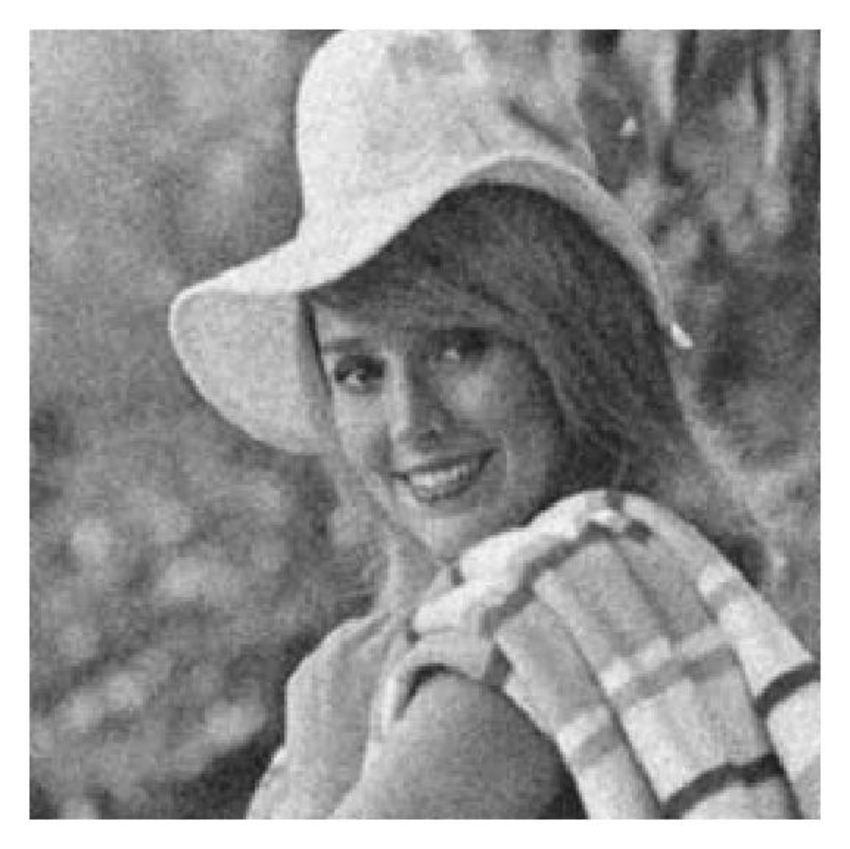
#> input picture noisy image.png, 850 x 849 px, given as the content of the folder dataset/, which was not available
$ jupyter execute --allow-errors Mikail_Achmad_542370_Detection_Tutorial.ipynb   (text cells are left out)
#> lines starting #> are read from the running program, lines starting #| are printed output that depends on the picture; after the words box and inside, x2 and y2 are one past the last pixel; in counts of white or black regions, pixels touching at a corner belong together; pictures that were not available may be replaced by others from this repository, and a replacement may not be noted
#> in load_image, image is the input picture: shape (849, 850, 3); min 21, max 255, mean 152.2
[cell 1]
print("Name: Mikail Achmad")
print("ID Number: 24/542370/PA/23026")

[cell 2]
import numpy as np
import matplotlib.pyplot as plt
import os
import cv2
import wget
import zipfile

[cell 3]
wget.download("https://drive.google.com/uc?export=download&id=1IMCE-y6zrE8j4ZE-JwlElN5bhQ8xf_Kf", "dataset.zip")

[cell 4]
zip_path = "dataset.zip"
extract_to = "./"

#> (the rest of this cell did not finish here and is left out)

[cell 5]
def load_image(image_path):
  image = cv2.imread(image_path)
  if image is None:
    print('Error: Could not load image.')
    return None, None
  Gray = cv2.imread(image_path, cv2.IMREAD_GRAYSCALE)
  image = cv2.cvtColor(image,cv2.COLOR_BGR2RGB)
  return image, Gray

[cell 6]
from skimage.feature import hog

# HOG / image params
ORIENTATIONS = 9
PIXELS_PER_CELL = (8, 8)
CELLS_PER_BLOCK = (2, 2)

def extract_hog_features(image_gray):
  features, hog_image = hog(
      image_gray,
      orientations=ORIENTATIONS,
      pixels_per_cell=PIXELS_PER_CELL,
      cells_per_block=CELLS_PER_BLOCK,
      block_norm='L2-Hys',
      visualize=True,
      feature_vector=True
  )
  return features, hog_image

# Ganti ke LBP

[cell 7]
def crop_half_image(img, bottom=True):
#> called with bottom = True
  h = img.shape[0]
#> h = 849
  mid = h // 2
#> mid = 424
  if bottom:
    cropped = img[mid:, :]
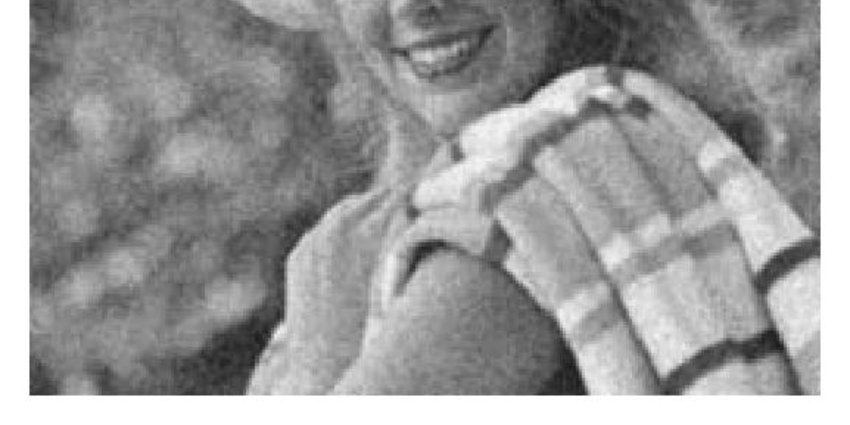
#> cropped: shape (425, 850); min 21, max 255, mean 155.2
  else:
    cropped = img[:mid, :]
  return cropped

[cell 8]
dataset_dir = 'dataset/'
IMAGE_SIZE = (64,64)
X = []
y = []
hog_img =[]
for root, dirs, files in os.walk(dataset_dir):
  print(root, dirs, files)
  for f in files:
    _, image_gray = load_image(os.path.join(root, f))
    img_crop = crop_half_image(image_gray, bottom=True)
    # jika crop menghasilkan area kosong atau sangat kecil, fallback ke citra penuh
    if img_crop is None or img_crop.size == 0 or img_crop.shape[0] < 4 or img_crop.shape[1] < 4:
      img_crop = image_gray # fallback
      # optional: print warning
      print(f"[WARN] Crop menghasilkan area kecil untuk {files}, menggunakan citra penuh.")
    roi_resized = cv2.resize(img_crop, IMAGE_SIZE, interpolation=cv2.INTER_AREA)
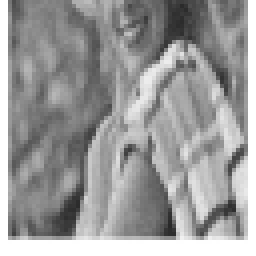
#> roi_resized: shape (64, 64) (shown 4 times larger); min 41, max 255, mean 155.2
    hog_feature, hog_maps = extract_hog_features(roi_resized)
#> in extract_hog_features, `features, hog_image = hog( image_gray, orientations=ORIENTATIONS, pixe..`: features = 1764 values, max 0.438 at index 0, min 0 at index 5, mean 0.129
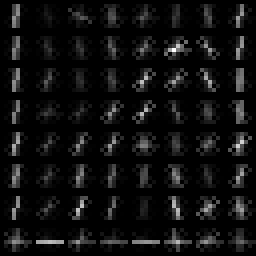
#> hog_maps: shape (64, 64) float64 (shown 4 times larger); min 0, max 60.95, mean 3.8; drawn with min black and max white
#> hog_feature has the same summary as features in extract_hog_features
    if hog_feature is None:
      continue
    hog_img.append(hog_maps)
    X.append(hog_feature)
    if root.split('/')[-1]=="without_mask":
      y.append(0)
    else:
      y.append(1)
# Move array conversion outside the loop
X = np.array(X)
y = np.array(y)
print(f"[INFO] Total sampel fitur: {X.shape[0]}, dimensi fitur: {X.shape[1]}")
#| [INFO] Total sampel fitur: 1, dimensi fitur: 1764

[cell 9]
from sklearn.model_selection import train_test_split

TEST_SIZE = 0.2
RANDOM_STATE = 42

#> (the rest of this cell did not finish here and is left out)

[cell 10]
from skimage import exposure

ncol = 4
nrow = 8
fig, axes = plt.subplots(nrow, ncol, figsize=(10, 2.5*nrow),subplot_kw={'xticks':[], 'yticks':[]})
#> (the rest of this cell did not finish here and is left out)

[cell 11]
from sklearn.preprocessing import StandardScaler
from sklearn.svm import SVC
from sklearn.metrics import classification_report, confusion_matrix

# scale fitur
scaler = StandardScaler()
#> (the rest of this cell did not finish here and is left out)

#> (a cell that did not finish here is left out)

[cell 13]
import joblib
MODEL_PATH = "svm_mas_200_bottom_half.pkl"
# simpan model + scaler
#> (the rest of this cell did not finish here and is left out)

[cell 14]
face_cascade = cv2.CascadeClassifier(cv2.data.haarcascades + 'haarcascade_frontalface_default.xml')

[cell 15]
def detect_faces(image_gray, scale_factor=1.1, min_neighbors=5, min_size=(30, 30)):
  faces = face_cascade.detectMultiScale(
      image_gray,
      scaleFactor=scale_factor,
      minNeighbors=min_neighbors,
      minSize=min_size
  )
  return faces

[cell 16]
def crop_faces(image_gray, faces, return_all=False):
  cropped_faces = []
  selected_faces = []
  if len(faces) > 0:
    if return_all:
      for x, y, w, h in faces:
        selected_faces.append((x, y, w, h))
        cropped_faces.append(image_gray[y:y+h, x:x+w])
    else:
      x, y, w, h = max(faces, key=lambda rect: rect[2] * rect[3])
      selected_faces.append((x, y, w, h))
      cropped_faces.append(image_gray[y:y+h, x:x+w])
  return cropped_faces, selected_faces

[cell 17]
def feature_extraction_for_test(image_gray):
  features, hog_maps = [],[]
  faces = detect_faces(image_gray)
  cropped_face, _ = crop_faces(image_gray, faces)
  if cropped_face is None:
    print("wajah tidak terdeteksi..")
    return features, hog_maps
  else:
    img_crop = crop_half_image(cropped_face[0], bottom=True)
    # jika crop menghasilkan area kosong atau sangat kecil, fallback ke citra penuh
    if img_crop is None or img_crop.size == 0 or img_crop.shape[0]<4 or img_crop.shape[1]<4:
      img_crop = cropped_face[0] # fallback
      # optional: print warning
      print(f"[WARN] Crop menghasilkan area kecil untuk {files}, menggunakan citra penuh.")
    roi_resized = cv2.resize(img_crop, IMAGE_SIZE, interpolation=cv2.INTER_AREA)
    features, hog_maps = extract_hog_features(roi_resized)
    features = np.array(features)
    features = features.reshape(1, -1)
    return features, hog_maps

[cell 18]
import joblib
# [17 lines left out: function predict_image, not called in this run]

[cell 19]
# [40 lines left out: functions draw_text, draw_result, not called in this run]

[cell 20]
TESTING_IMAGE = "testing/mask1.png"
hog_feature, hog_maps = [],[]
image_rgb, image_gray = load_image(TESTING_IMAGE)
#> call 2 of load_image, with image_path = 'testing/mask1.png'
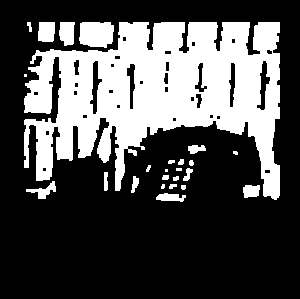
#> input picture salt and pepper Morfologi.png, 300 x 299 px, given in place of mask1.png, which was not available
#> in load_image, image is the input picture: shape (299, 300, 3); 31.5% white; 25 white regions (5 under 20 px), largest, box (x1, y1, x2, y2) and area: (24, 22, 280, 200) 25652, (79, 22, 114, 48) 786, (38, 22, 55, 42) 318
#> (the rest of this cell did not finish here and is left out)

#> in detect_faces, `faces = face_cascade.detectMultiScale( image_gray, scaleFactor=scale_f..`: faces = ()
#> in feature_extraction_for_test, `cropped_face, _ = crop_faces(image_gray, faces)`: cropped_face = []
#> `faces = face_cascade.detectMultiScale(gray, 1.1, 5, minSize=(60,60))`: faces = [[674, 99, 104, 104]]
result_image = predict_image(image_rgb, hog_feature, MODEL_PATH)
plt.imshow(result_image)

[cell 21]
import cv2
import joblib
from skimage.feature import hog

# ------- KONFIG -------
FACE_CASCADE = "haarcascade_frontalface_default.xml"
NOSE_CASCADE = "haarcascade_mcs_nose.xml"
MODEL_FILE = "svm_mask_200_bottom_half.pkl"
VIDEO_SRC = 0

IMAGE_SIZE = (64, 64)
HOG_PARAMS = dict(orientations=9, pixels_per_cell=(8,8), cells_per_block=(2,2),
                  block_norm='L2-Hys', visualize=False, feature_vector=True)

#> (a cell that did not finish here is left out)

[cell 23]
def extract_hog(img):
  return hog(img, **HOG_PARAMS).reshape(1, -1)

# [10 lines left out: function predict_from_roi, not called in this run]

[cell 24]
cap = cv2.VideoCapture(VIDEO_SRC)

#> (a cell that did not finish here is left out)

[cell 26]
# ------- BACA VIDEO -------
cap = cv2.VideoCapture(VIDEO_SRC)

#> (the rest of this cell did not finish here and is left out)

[cell 27]
import numpy as np
import matplotlib.pyplot as plt
import os
import cv2
import wget
import zipfile
from skimage.feature import hog, local_binary_pattern # local_binary_pattern added
from skimage import exposure
from sklearn.model_selection import train_test_split
from sklearn.preprocessing import StandardScaler
from sklearn.svm import SVC
from sklearn.metrics import classification_report, confusion_matrix
import joblib

# Global configurations
IMAGE_SIZE = (64, 64)
# LBP parameters (NEW)
LBP_RADIUS = 3
LBP_N_POINTS = 8 * LBP_RADIUS # A common choice for uniform LBP

RANDOM_STATE = 42
MODEL_PATH = "lbp_mas_200_bottom_half_lbp.pkl" # Changed model name to reflect LBP
dataset_dir = 'dataset/'

[cell 28]
def load_image(image_path):
  image = cv2.imread(image_path)
  if image is None:
    print(f'Error: Could not load image at {image_path}.')
    return None, None
  Gray = cv2.imread(image_path, cv2.IMREAD_GRAYSCALE)
  image = cv2.cvtColor(image,cv2.COLOR_BGR2RGB)
  return image, Gray

def extract_lbp_features(image_gray):
  # Compute LBP image using 'uniform' method
  lbp_image = local_binary_pattern(image_gray, LBP_N_POINTS, LBP_RADIUS, method='uniform')
  # Compute histogram of the LBP image as the feature vector
  n_bins = int(lbp_image.max() + 1)
  hist, _ = np.histogram(lbp_image, density=True, bins=n_bins, range=(0, n_bins))
  return hist, lbp_image

def crop_half_image(img, bottom=True):
  h = img.shape[0]
  mid = h // 2
  if bottom:
    cropped = img[mid:, :]
  else:
    cropped = img[:mid, :]
  return cropped

[cell 29]
X = []
y = []
lbp_img_samples = [] # To store a few LBP images for visualization (CHANGED from hog_img_samples)

print("Starting LBP feature extraction...") # Changed text
for root, dirs, files in os.walk(dataset_dir):
  for f in files:
    # Only process image files (e.g., .jpg, .png)
    if f.lower().endswith(('.png', '.jpg', '.jpeg')):
        image_path = os.path.join(root, f)
        _, image_gray = load_image(image_path)
        if image_gray is None:
            continue

        img_crop = crop_half_image(image_gray, bottom=True)
        # Fallback if cropping results in an empty or very small area
        if img_crop is None or img_crop.size == 0 or img_crop.shape[0] < 4 or img_crop.shape[1] < 4:
            img_crop = image_gray # fallback to full image

        roi_resized = cv2.resize(img_crop, IMAGE_SIZE, interpolation=cv2.INTER_AREA)
        lbp_feature, lbp_maps = extract_lbp_features(roi_resized) # Called LBP extraction function (CHANGED from hog_features)
#> in extract_lbp_features, `lbp_image = local_binary_pattern(image_gray, LBP_N_POINTS, LBP_RADIUS,..`:
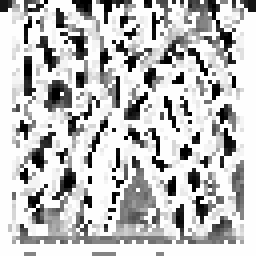
#> lbp_image: shape (64, 64) float64 (shown 4 times larger); min 0, max 25, mean 18.8; drawn with min black and max white
#> in extract_lbp_features, `n_bins = int(lbp_image.max() + 1)`: n_bins = 26
#> in extract_lbp_features, `hist, _ = np.histogram(lbp_image, density=True, bins=n_bins, range=(0,..`: hist = 26 values, max 0.512 at index 25, min 0.00781 at index 18, mean 0.0385
#> lbp_feature has the same summary as hist in extract_lbp_features

        if lbp_feature is not None:
            X.append(lbp_feature)
            # Store a limited number of lbp maps for visualization
            if len(lbp_img_samples) < 32: # Store up to 32 samples for display
                lbp_img_samples.append(lbp_maps)

            # Assign label based on directory name
            if 'without_mask' in root:
                y.append(0)
            elif 'with_mask' in root:
                y.append(1)

X = np.array(X)
y = np.array(y)

print(f"[INFO] Total sampel fitur: {X.shape[0]}, dimensi fitur: {X.shape[1]}")
#| [INFO] Total sampel fitur: 1, dimensi fitur: 26

[cell 30]
ncol = 4
nrow = 8
fig, axes = plt.subplots(nrow, ncol, figsize=(10, 2.5*nrow),subplot_kw={'xticks':[], 'yticks':[]})

for i, ax in enumerate(axes.flat):
  if i < len(lbp_img_samples):
    temp = lbp_img_samples[i]
    lbp_image_display = exposure.rescale_intensity(temp, in_range=(0, temp.max())) # Rescale for better visualization
    ax.imshow(lbp_image_display, cmap='gray') # Display LBP image
    ax.set_title(f'LBP {i+1}') # Changed title to LBP
  else:
    ax.set_visible(False) # Hide empty subplots if fewer than 32 samples

plt.tight_layout()
plt.show()

#> (a cell that did not finish here is left out)

[cell 32]
TESTING_IMAGE = "testing/mask1.png" # Ensure this image exists in your environment or provide a valid path

# Create a dummy 'testing' directory and an image if it doesn't exist for demonstration
if not os.path.exists('testing'):
    os.makedirs('testing')
    # Create a dummy image for testing if mask1.png doesn't exist
    if not os.path.exists(TESTING_IMAGE):
        dummy_image = np.zeros((100, 100, 3), dtype=np.uint8)
        cv2.putText(dummy_image, "Dummy", (10, 50), cv2.FONT_HERSHEY_SIMPLEX, 1, (255, 255, 255), 2)
        cv2.imwrite(TESTING_IMAGE, dummy_image)
        print(f"Created a dummy image at {TESTING_IMAGE} for testing.")

image_rgb, image_gray = load_image(TESTING_IMAGE)

#> (the rest of this cell did not finish here and is left out)
